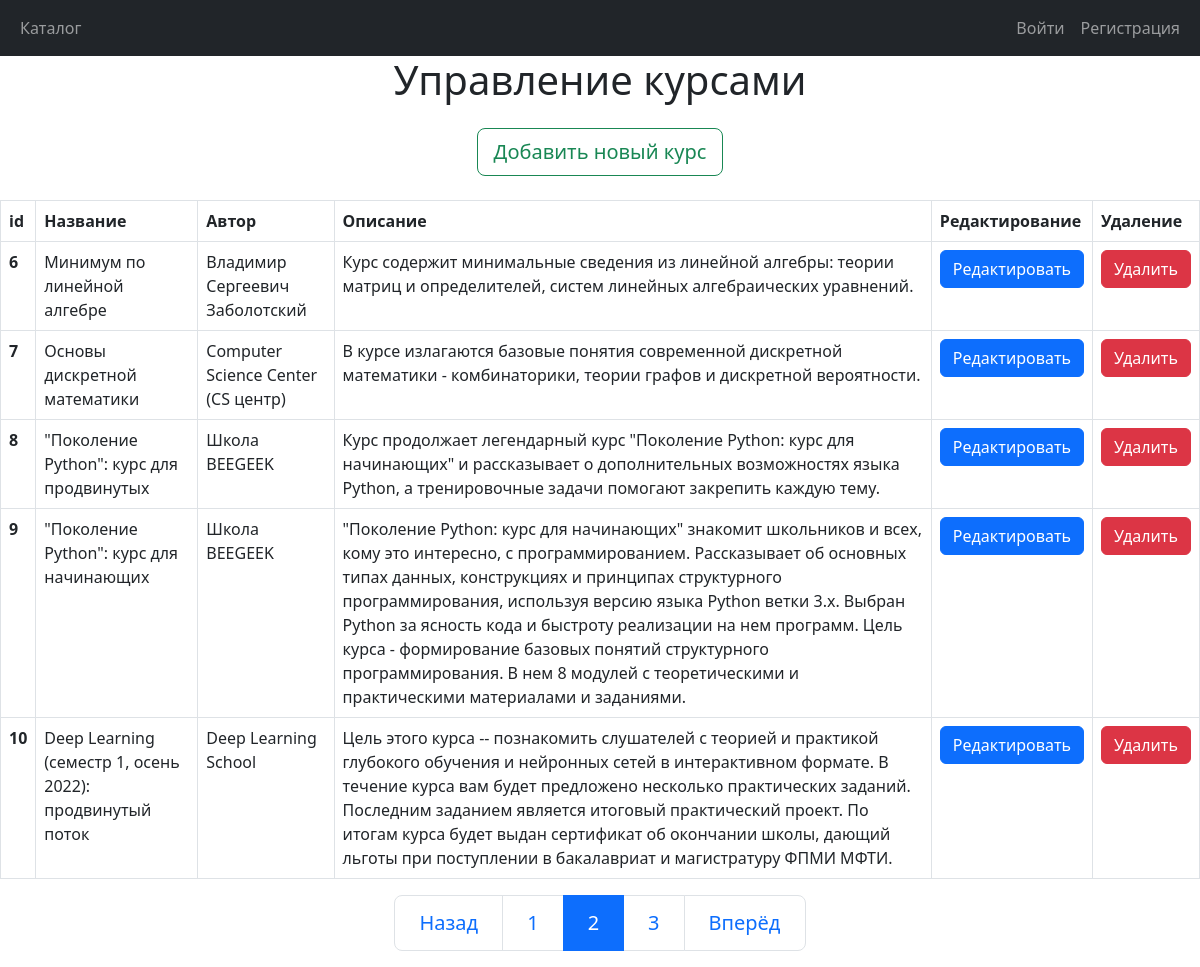
The app's page /control/?page=2 with its own data.
### courses/models.py (models this page shows, shortened)
class Course(models.Model):
    title = models.CharField(max_length=100, verbose_name='Название')
    author = models.CharField(max_length=100, verbose_name='Автор')
    description = models.TextField(verbose_name='Описание курса')
    class Meta:
        verbose_name = 'Курс'
        verbose_name_plural = 'Курсы'

### courses/views.py (the view)
# urls.py: path('control/', control_page, name="control"),
def control_page(request):
    template_name = "courses/control.html"
    if request.method == "POST":
        form = CourseForm(request.POST)
        if form.is_valid():
            form.save()
            return redirect('control')
    course_list = Course.objects.all()
    paginator = Paginator(course_list, 5)
    page_number = request.GET.get('page')
    page_obj = paginator.get_page(page_number)
    context = {
        'object_list': Course.objects.all(),
        'form': CourseForm(),
        'page_obj': page_obj,
    }
    return render(request, template_name, context)

### courses/templates/courses/control.html (shortened to what this page needs)
{% extends "courses/index.html" %}
{% block content %}
<h1 class="text-center">Управление курсами</h1>
<div class="mt-4 mb-4 text-center">
<button type="button" class="btn btn-outline-success btn-lg" data-bs-toggle="modal" data-bs-target="#exampleModal">
  Добавить новый курс
</button>
</div>
<table class="table table-bordered">
  <thead>
    <tr>
      <th scope="col">id</th>
      <th scope="col">Название</th>
      <th scope="col">Автор</th>
      <th scope="col">Описание</th>
      <th scope="col">Редактирование</th>
      <th scope="col">Удаление</th>
    </tr>
  </thead>
  <tbody>
    {% for course in page_obj %}
    <tr>
      <th scope="row">{{course.id}}</th>
      <td>{{course.title}}</td>
      <td>{{course.author}}</td>
      <td>{{course.description}}</td>
      <td><a class="btn btn-primary" href="{% url 'update_page' course.pk %}">Редактировать</a></td>
      <td><a class="btn btn-danger" href="{% url 'delete_page' course.pk %}">Удалить</a></td>
    </tr>
    {% endfor %}
  </tbody>
</table>
{% endblock content %}
    {% block footer %}
    {% if page_obj.has_other_pages %}
          <nav aria-label="...">
      <ul class="pagination pagination-lg justify-content-center">
          {% if  page_obj.has_previous %}
        <li class="page-item">
          <a class="page-link" href="?page={{page_obj.previous_page_number}}" tabindex="-1" aria-disabled="true">Назад</a>
        </li>
          {% endif %}
        {% for p in page_obj.paginator.page_range %}
        {% if p >= page_obj.number|add:-2 and p <= page_obj.number|add:2 %}
        <li class="page-item"><a class="page-link {% if page_obj.number == p %}active{% endif %}" href="?page={{p}}">{{p}}</a></li>
        {% endif %}
        {% endfor %}
        <li class="page-item">
          {% if  page_obj.has_next %}
          <a class="page-link" href="?page={{page_obj.next_page_number}}">Вперёд</a>
          {% endif %}
        </li>
      </ul>
    </nav>
    {% endif %}
    {% endblock footer %}

### records on screen
Course: id "6", title "Минимум по линейной алгебре", author "Владимир Сергеевич Заболотский", description "Курс содержит минимальные сведения из линейной алгебры: теории матриц и определителей, систем линейных алгебраических уравнений."
Course: id "7", title "Основы дискретной математики", author "Computer Science Center (CS центр)", description "В курсе излагаются базовые понятия современной дискретной математики - комбинаторики, теории графов и дискретной вероятности."
Course: id "8", title "\"Поколение Python\": курс для продвинутых", author "Школа BEEGEEK", description "Курс продолжает легендарный курс \"Поколение Python: курс для начинающих\" и рассказывает о дополнительных возможностях языка Python, а тренировочные задачи помогают закрепить каждую тему."
Course: id "9", title "\"Поколение Python\": курс для начинающих", author "Школа BEEGEEK", description "\"Поколение Python: курс для начинающих\" знакомит школьников и всех, кому это интересно, с программированием. Рассказывает об основных типах данных, конструкциях и принципах структурного программирования, используя версию языка Python ветки 3.x. Выбран Python за ясность кода и быстроту реализации на нем программ. Цель курса - формирование базовых понятий структурного программирования. В нем 8 модулей с теоретическими и практическими материалами и заданиями."
Course: id "10", title "Deep Learning (семестр 1, осень 2022): продвинутый поток", author "Deep Learning School", description "Цель этого курса -- познакомить слушателей с теорией и практикой глубокого обучения и нейронных сетей в интерактивном формате. В течение курса вам будет предложено несколько практических заданий. Последним заданием является итоговый практический проект. По итогам курса будет выдан сертификат об окончании школы, дающий льготы при поступлении в бакалавриат и магистратуру ФПМИ МФТИ."

### other values on screen
{{ p }} "1" "2" "3"
